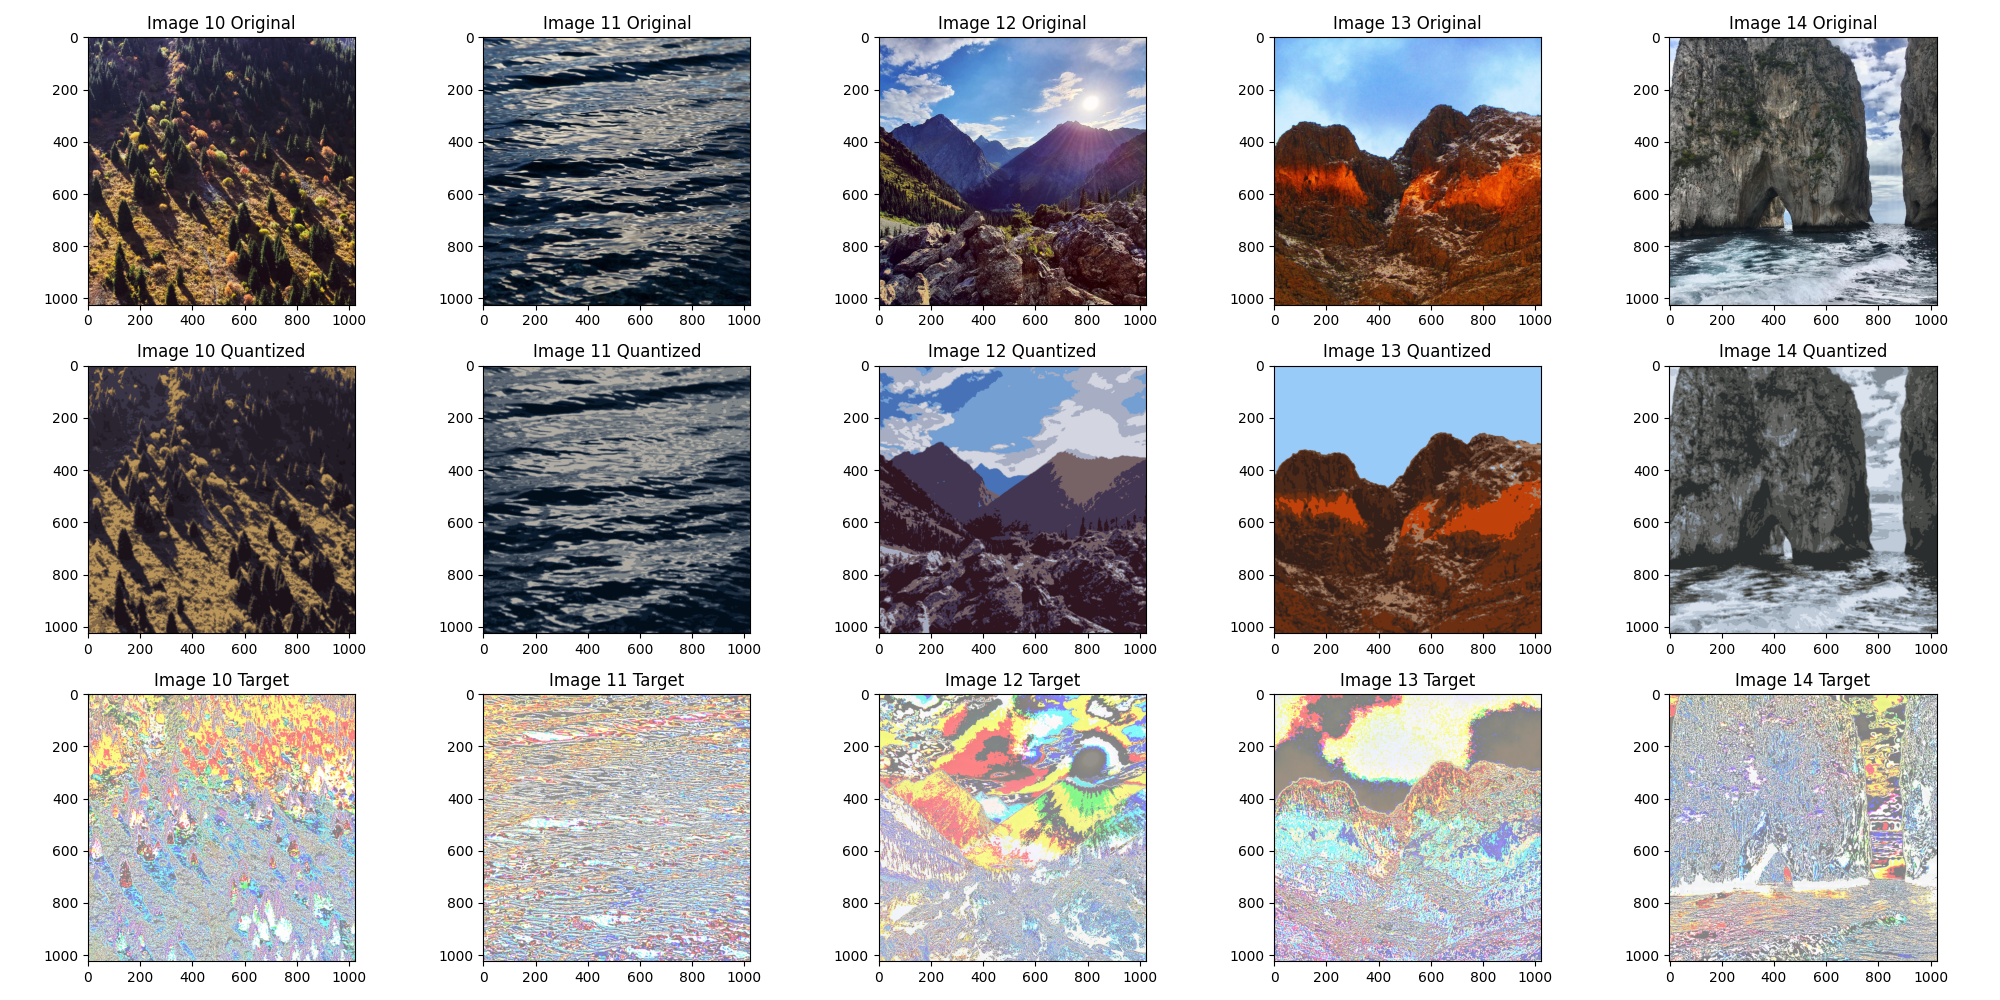

This figure's Python source:
import sys
import os

# Move up one directory
parent_dir = os.path.abspath(os.path.join(os.path.dirname(__file__), '..'))
sys.path.insert(0, parent_dir)
os.chdir("..")
import numpy as np
from PIL import Image
from matplotlib import pyplot as plt
from config import config
import zlib
from io import BytesIO
import torch
import torchvision.transforms as transforms

# Directory containing the files
experiment_dir = str(config.results_dir)

# Iterate through each ID and load corresponding files
fig, axes = plt.subplots(3, 5, figsize=(20, 10))

for i in range(10, 15):
    # Construct the original image path
    original_path = os.path.join(experiment_dir, f"original_{i}.png")
    
    # Load image
    original = Image.open(original_path)
    
    # Apply transformations
    transform = transforms.Compose([
        transforms.Resize((1024, 1024)),
        transforms.ToTensor()
    ])
    
    # Apply transform
    image = transform(original)
    num_colors = 7
    
    # Apply Gaussian blur
    quantized = transforms.GaussianBlur(kernel_size=9, sigma=1.7)(image).to(torch.float32).permute(1, 2, 0) * 255
    reshaped = quantized.view(-1, 3)
    
    # For each pixel, find the closest color from our 10 defined colors
    # This is done by finding the index of the closest value in color_values
    # and then retrieving that valuereshaped = blurred.view(-1, 3)
    indices = torch.randperm(reshaped.shape[0])[:num_colors]
    centers = reshaped[indices]

    for _ in range(10):
        distances = torch.cdist(reshaped, centers)
        labels = torch.argmin(distances, dim=1)
        for j in range(num_colors):
            if (labels == j).sum() > 0:
                centers[j] = reshaped[labels == j].mean(dim=0)

    quantized = centers[labels].view(quantized.shape).to(torch.uint8)
    quantized_np = quantized.numpy()
    image_np = (image.permute(1, 2, 0) * 255).numpy()
    target_np = np.zeros_like(quantized_np)
    
    for h in range(quantized_np.shape[0]):
        for w in range(quantized_np.shape[1]):
            for c in range(quantized_np.shape[2]):
                target_np[h, w, c] = image_np[h, w, c] - quantized_np[h, w, c]
    
    # Convert back to torch tensor in the correct format
    quantized = torch.from_numpy(quantized_np).permute(2, 0, 1) / 255.0
    target = torch.from_numpy(target_np).permute(2, 0, 1) / (2 * 255.0) + 0.5
    target = torch.clamp(target, 0, 1)
    
    image = torch.from_numpy(image_np).permute(2, 0, 1) / 255.0
    
    # Convert tensor back to PIL image
    image = transforms.ToPILImage()(image)
    quantized = transforms.ToPILImage()(quantized)
    target = transforms.ToPILImage()(target)
    
    # Display original
    axes[0, i - 10].imshow(image)
    axes[0, i - 10].set_title(f"Image {i} Original")
    axes[0, i - 10].axis('on')

    # Display quantized
    axes[1, i - 10].imshow(quantized)
    axes[1, i - 10].set_title(f"Image {i} Quantized")
    axes[1, i - 10].axis('on')
    
    # Display target
    axes[2, i - 10].imshow(target)
    axes[2, i - 10].set_title(f"Image {i} Target")
    axes[2, i - 10].axis('on')

# Adjust layout and save
plt.tight_layout()
plt.savefig('tests/clustering-quantization.png')
plt.show()